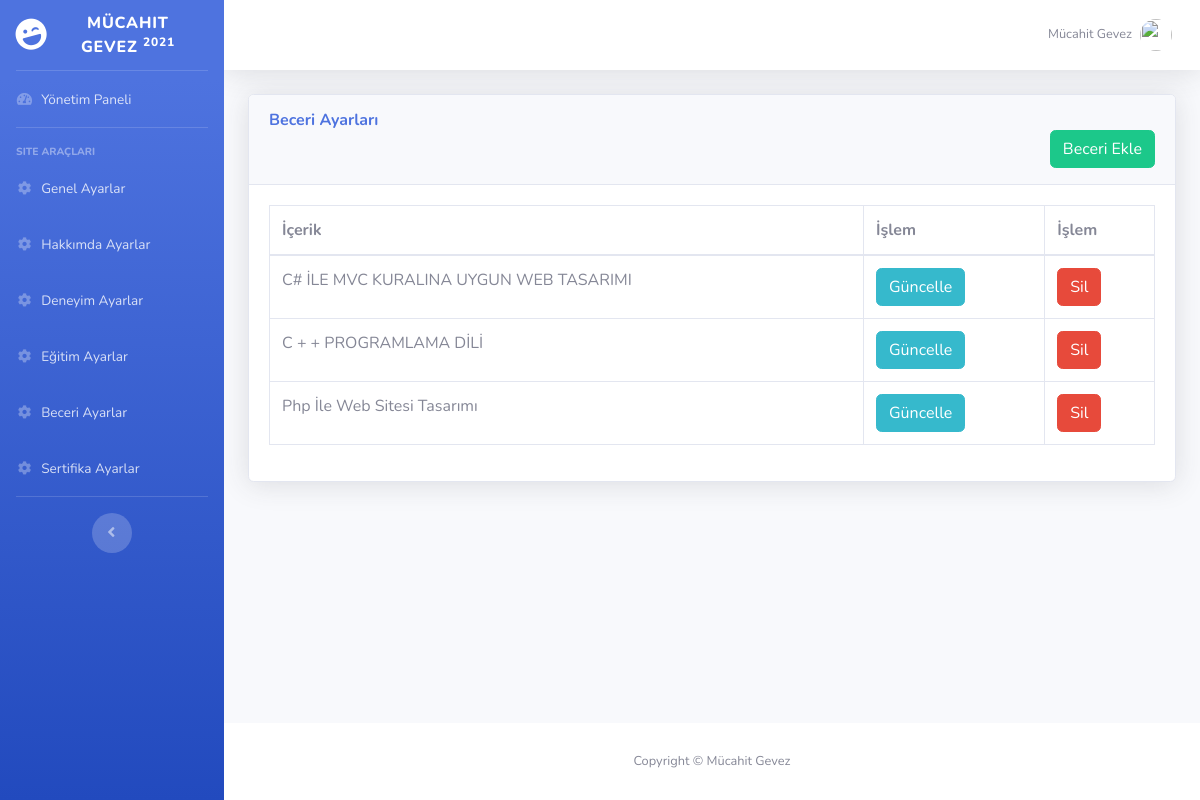
The page /Yonetim/beceri.php on the database its author committed.
### tables this page shows
CREATE TABLE `beceri` (
  `id` int(11) NOT NULL,
  `yetenek` varchar(250) NOT NULL
);

### Yonetim/beceri.php (the view)
<?php require_once'../ayarlar/baglan.php';
$beceribak=$db->prepare("SELECT * FROM beceri");
$beceribak->execute();
?>
        <?php require_once 'topbar.php'; ?>
        <div class="container-fluid">
          <div class="card shadow mb-4">
            <div class="card-header py-3">
              <h6 class="m-0 font-weight-bold text-primary">Beceri Ayarları</h6><div align="right"><a href="beceri-ekle.php" class="btn btn-success">Beceri Ekle</a></div>
            </div>
            <div class="card-body">
              <div class="table-responsive">
                <table class="table table-bordered" id="dataTable" width="100%" cellspacing="0">
                  <thead>
                    <tr>
                      <th>İçerik</th>
                      <th>İşlem</th>
                      <th>İşlem</th>
                    </tr>
                  </thead>
                  <tbody>
                    <?php while ($becericek=$beceribak->fetch(PDO::FETCH_ASSOC))  { ?>
                      <tr>
                      <td><?php echo $becericek["yetenek"];  ?></td>
                      <td><a href="beceri-duzenle.php?beceri_id=<?php echo $becericek["id"];?>" class="btn btn-info">Güncelle</a></td>
                      <td><a href="../ayarlar/islem.php?beceri_sil=<?php echo $becericek["id"];?>&becerisil=ok" class="btn btn-danger">Sil</td>
                    </tr>
                    <?php } ?>
                  </tbody>
                </table>
              </div>
            </div>
          </div>
        </div>
      </div>
     <?php require_once 'footer.php'; ?>

### rows shown on the page
beceri: yetenek "C# İLE MVC KURALINA UYGUN WEB TASARIMI"
beceri: yetenek "C + + PROGRAMLAMA DİLİ"
beceri: yetenek "Php İle Web Sitesi Tasarımı"
